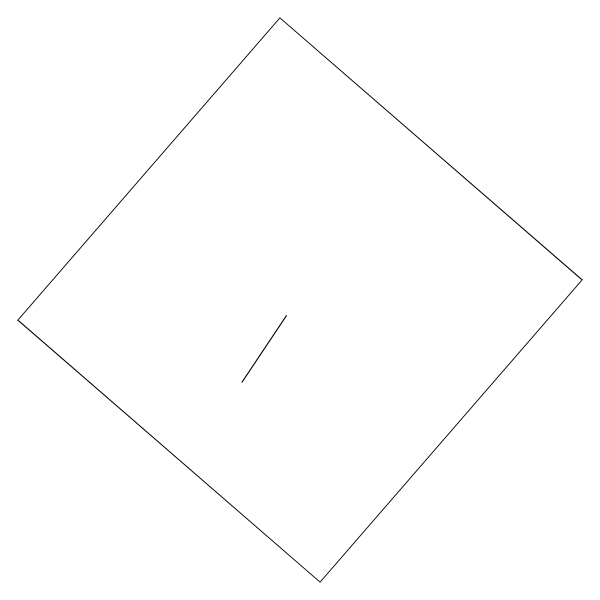
Frame 1 (no input)
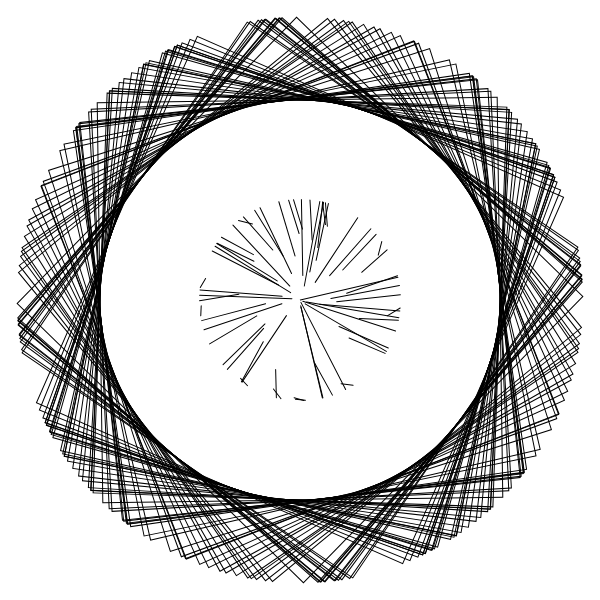
Frame 60 (no input)
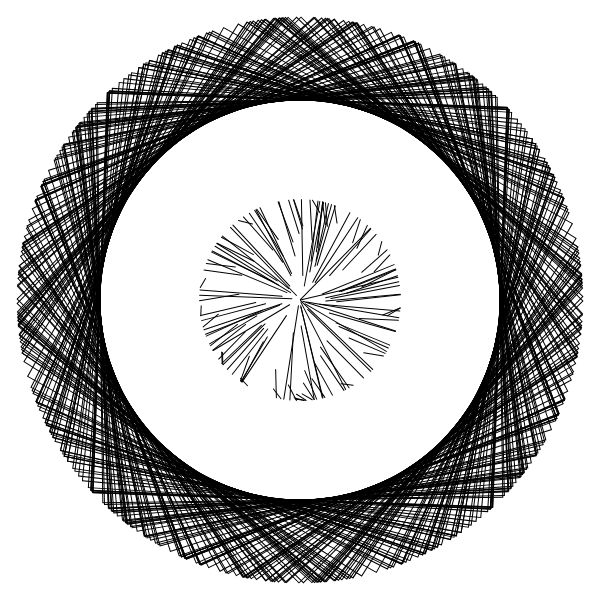
Frame 120 (the mouse pressed at the canvas centre since frame 60)

The p5.js sketch that drew these frames (run headless with seeded random() and noise() and a simulated clock; from frame 60 on, the mouse is pressed at the canvas centre):

// p5.js sketch
// ── sketch.js
let x = 300;
let y = 300;
let obj_size = 400;
let x_speed = 5;
let y_speed = 5.5;
let x_direction = 1;
let y_direction = 1;
let rotation = 0;

function setup() {
  createCanvas(600, 600);
  background(255);
}

function draw() {
  // x = x + x_speed * x_direction;
  // y = y + y_speed * y_direction;

  // if (x > width - obj_size / 2 || x < obj_size / 2) {
  //   x_direction *= -1;
  // }

  // if (y > height - obj_size / 2 || y < obj_size / 2) {
  //   y_direction *= -1;
  // }

  // noStroke();

  rotation += random(0, 1);

  stroke(0);
  fill(0, 0, 0, 0);
  translate(width / 2, height / 2);
  rotate(rotation);
  rectMode(CENTER);
  rect(0, 0, obj_size, obj_size);
  line(0, random(0, 100), 10, 100);

  // if (x > 570 || x < 30 || y > 570 || y < 30) {
  //   ellipse(x, y, obj_size - 5, obj_size - 5);
  // } else {
  //   ellipse(x, y, obj_size, obj_size);
  // }
}

// Recap
// - rect
// - ellipse
// - line
// - stroke
// - fill
// - map
// - random
// - rotate
// - rectMode
// - translate
// - mouseX, mouseY
